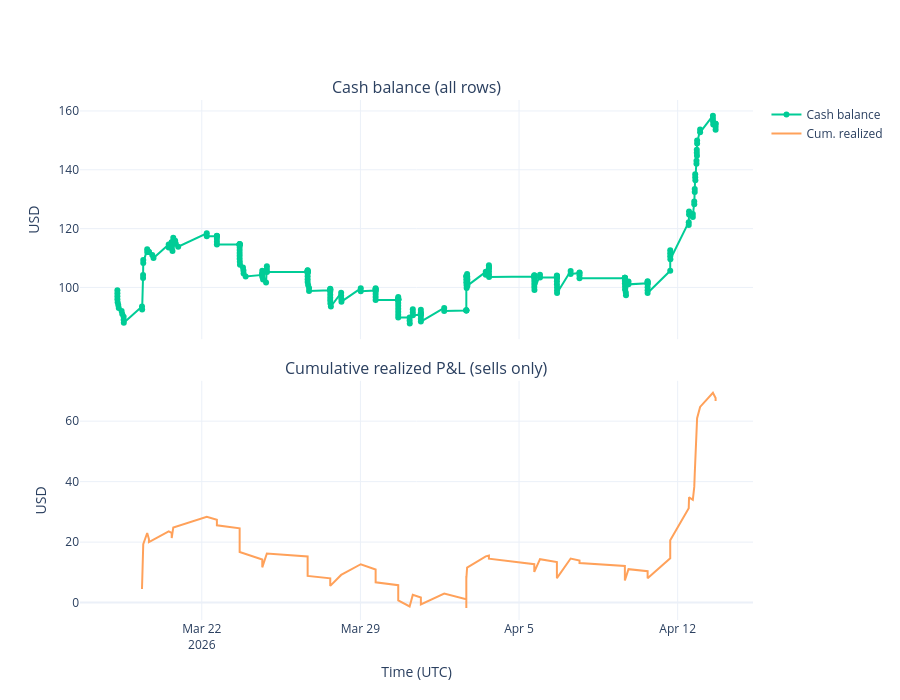

This figure's notebook cell:
### Markdown cell above
## Cash balance & cumulative realized P&L

Green: wallet cash after each event. Orange: cumulative sum of `profit_usd` on sells only (closed-trade attribution).

### Code cell
cum_pnl = sells.sort_values("time")["profit_usd"].cumsum()
t_sell = sells.sort_values("time")["time"]

fig = make_subplots(
    rows=2,
    cols=1,
    shared_xaxes=True,
    vertical_spacing=0.08,
    subplot_titles=("Cash balance (all rows)", "Cumulative realized P&L (sells only)"),
)
for tr in fig_balance_timeline(df).data:
    fig.add_trace(tr, row=1, col=1)
fig.add_trace(
    go.Scatter(
        x=t_sell,
        y=cum_pnl,
        mode="lines",
        name="Cum. realized",
        line=dict(color="#FFA15A", width=2),
    ),
    row=2,
    col=1,
)
fig.update_layout(height=700, template="plotly_white", hovermode="x unified")
fig.update_yaxes(title_text="USD", row=1, col=1)
fig.update_yaxes(title_text="USD", row=2, col=1)
fig.update_xaxes(title_text="Time (UTC)", row=2, col=1)
fig.show()
